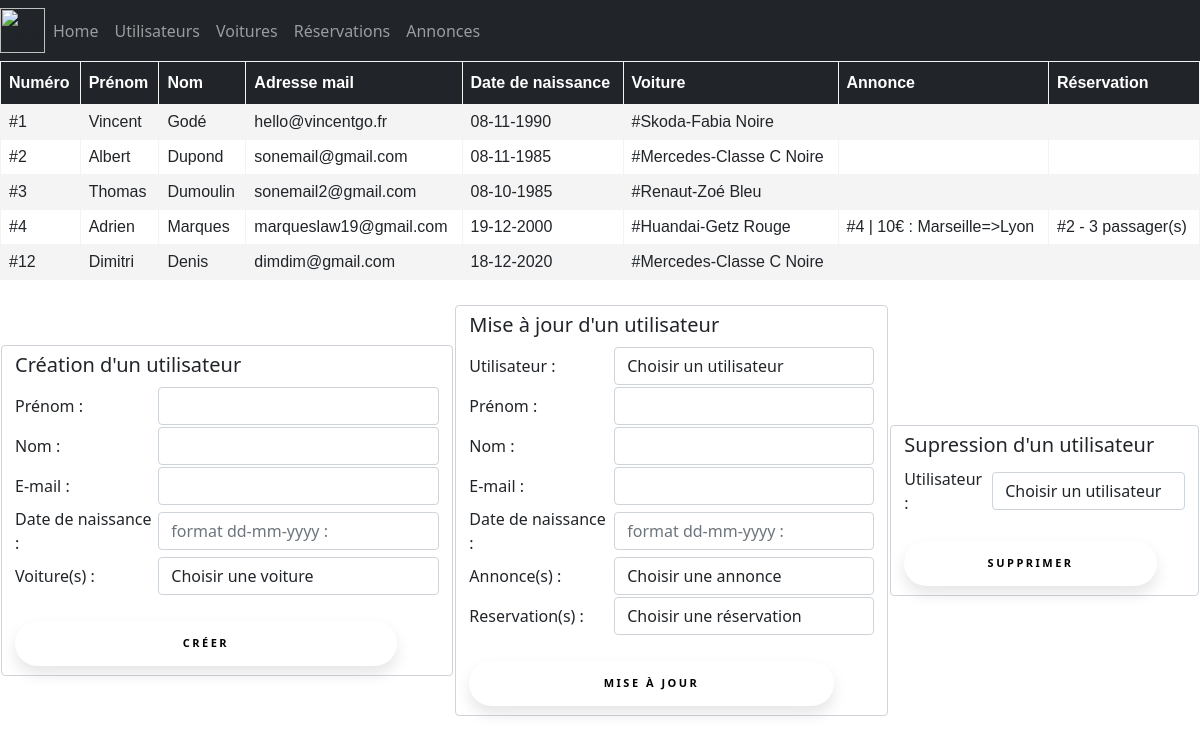
Page /users_crud.php on the committed database.
### tables this page shows
CREATE TABLE `users` (
  `id` int NOT NULL,
  `firstname` varchar(255) NOT NULL,
  `lastname` varchar(255) NOT NULL,
  `email` varchar(255) NOT NULL,
  `birthday` datetime NOT NULL
);

### class/Services/DataBaseService.php (called while the page is built, shortened)
<?php
class DataBaseService
{
    private $connection;
    public function __construct()
    {
        try {
            $this->connection = new PDO(
                'mysql:host=' . self::HOST . ';port=' . self::PORT . ';dbname=' . self::DATABASE_NAME,
                self::MYSQL_USER,
                self::MYSQL_PASSWORD
            );
            $this->connection->exec("SET CHARACTER SET utf8");
        } catch (Exception $e) {
            echo 'Erreur : ' . $e->getMessage();
        }
    }
    public function getUsers(): array
    {
        $users = [];
        $sql = 'SELECT * FROM users';
        $query = $this->connection->query($sql);
        $results = $query->fetchAll(PDO::FETCH_ASSOC);
        if (!empty($results)) {
            $users = $results;
        }
        return $users;
    }
    public function getUserCars(string $userId): array
    {
        $userCars = [];
        $data = [
            'userId' => $userId,
        ];
        $sql = '
            SELECT c.*
            FROM cars as c
            LEFT JOIN users_cars as uc ON uc.car_id = c.id
            WHERE uc.user_id = :userId';
        $query = $this->connection->prepare($sql);
        $query->execute($data);
        $results = $query->fetchAll(PDO::FETCH_ASSOC);
        if (!empty($results)) {
            $userCars = $results;
        }
        return $userCars;
    }
    public function getUserReservations(string $userId): array
    {
        $userReservations = [];
        $data = [
            'userId' => $userId,
        ];
        $sql = '
            SELECT r.*
            FROM reservations as r
            LEFT JOIN users_reservations as ar ON ar.reservation_id = r.id
            WHERE ar.user_id = :userId';
        $query = $this->connection->prepare($sql);
        $query->execute($data);
        $results = $query->fetchAll(PDO::FETCH_ASSOC);
        if (!empty($results)) {
            $userReservations = $results;
        }
        return $userReservations;
    }
    public function getUserAns(string $userId): array
    {
        $userAns = [];
        $data = [
            'userId' => $userId,
        ];
        $sql = '
            SELECT a.*
            FROM announcements as a
            LEFT JOIN users_announcements as ua ON ua.announce_id = a.id
            WHERE ua.user_id = :userId';
        $query = $this->connection->prepare($sql);
        $query->execute($data);
        $results = $query->fetchAll(PDO::FETCH_ASSOC);
        if (!empty($results)) {
            $userAns = $results;
        }
        return $userAns;
    }
}

### class/Services/UsersService.php (called while the page is built, shortened)
<?php
class UsersService
{
    public function getUsers(): array
    {
        $users = [];
        $dataBaseService = new DataBaseService();
        $usersDTO = $dataBaseService->getUsers();
        if (!empty($usersDTO)) {
            foreach ($usersDTO as $userDTO) {
                $user = new User();
                $user->setId($userDTO['id']);
                $user->setFirstname($userDTO['firstname']);
                $user->setLastname($userDTO['lastname']);
                $user->setEmail($userDTO['email']);
                $date = new DateTime($userDTO['birthday']);
                if ($date !== false) {
                    $user->setbirthday($date);
                }
                $cars = $this->getUserCars($userDTO['id']);
                $user->setCars($cars);
                $ans = $this->getUserAns($userDTO['id']);
                $user->setAns($ans);
                $reservations = $this->getUserReservations($userDTO['id']);
                $user->setReservations($reservations);
                $users[] = $user;
            }
        }
        return $users;
    }
    public function getUserCars(string $userId): array
    {
        $userCars = [];
        $dataBaseService = new DataBaseService();
        $usersCarsDTO = $dataBaseService->getUserCars($userId);
        if (!empty($usersCarsDTO)) {
            foreach ($usersCarsDTO as $userCarDTO) {
                $car = new Car();
                $car->setId($userCarDTO['id']);
                $car->setBrand($userCarDTO['brand']);
                $car->setModel($userCarDTO['model']);
                $car->setColor($userCarDTO['color']);
                $car->setNbrSlots($userCarDTO['nbrSlots']);
                $userCars[] = $car;
            }
        }
        return $userCars;
    }
    public function getUserAns(string $userId): array
    {
        $userAns = [];
        $dataBaseService = new DataBaseService();
        $usersAnsDTO = $dataBaseService->getUserAns($userId);
        if (!empty($usersAnsDTO)) {
            foreach ($usersAnsDTO as $userAnDTO) {
                $an = new An();
                $an->setId($userAnDTO['id']);
                $an->setPrice($userAnDTO['price']);
                $an->setDeparture($userAnDTO['departure']);
                $an->setDestination($userAnDTO['destination']);
                $date = new DateTime($userAnDTO['datea']);
                if ($date !== false) {
                    $an->setDate($date);
                }
                $userAns[] = $an;
            }
        }
        return $userAns;
    }
    public function getUserReservations(string $userId): array
    {
        $userReservations = [];
        $dataBaseService = new DataBaseService();
        $usersReservationsDTO = $dataBaseService->getUserReservations($userId);
        if (!empty($usersReservationsDTO)) {
            foreach ($usersReservationsDTO as $userReservationDTO) {
                $reservation = new Reservation();
                $reservation->setId($userReservationDTO['id']);
                $reservation->setNbrPassengers($userReservationDTO['nbrPassengers']);
                $userReservations[] = $reservation;
            }
        }
        return $userReservations;
    }
}

### class/Entities/Car.php (called while the page is built, shortened)
<?php
class Car
{
    public function setId(string $id): self
    {
        return $this;
    }
    public function setBrand(string $brand): self
    {
        return $this;
    }
    public function setModel(string $model): self
    {
        return $this;
    }
    public function setColor(string $color): self
    {
        return $this;
    }
    public function setNbrSlots(int $nbrSlots): self
    {
        return $this;
    }
}

### class/Entities/User.php (called while the page is built, shortened)
<?php
class User
{
    public function setCars(array $cars)
    {
        return $this;
    }
    public function setAns(array $ans)
    {
        return $this;
    }
}

### users_crud.php (the view, shortened to what this page needs)
<head>
    <link href="css/style.css" rel="stylesheet" type="text/css">
  </head>
<?php
include_once 'menu/nav.php';
$controller = new UsersController();
$usersService = new UsersService();
$users= $usersService->getUsers();
$carsService = new CarsService();
$cars = $carsService->getCars();
echo $controller->getUsers();
?>
<br>
<table id="first_table">
    <tr>
        <td>
            <form method="post" action="users_crud.php" name ="userCreateForm">
                <table class='form-control' id="in_1">
                    <tr>
                        <td colspan="2">
                            <h5>Création d'un utilisateur</h5>
                        </td>
                    </tr>
                    <tr>
                        <td>
                            <label for="firstname">Prénom :</label>
                        </td>
                        <td>
                            <input type="text" class="form-control" name="firstname">
                        </td>
                    </tr>
                    <tr>
                        <td>
                            <label for="lastname">Nom :</label>
                        </td>
                        <td>
                            <input type="text" class="form-control" name="lastname">
                        </td>
                    </tr>
                    <tr>
                        <td>
                            <label for="email">E-mail :</label>
                        </td>
                        <td>
                            <input type="text" class="form-control" name="email">
                        </td>
                    </tr>
                    <tr>
                        <td>
                            <label for="birthday">Date de naissance :</label>
                        </td>
                        <td>
                            <input type="text" class="form-control" name="birthday" placeholder="format dd-mm-yyyy :">
                        </td>
                    </tr>
                    <tr>
                        <td>
                            <label for="cars">Voiture(s) :</label>
                        </td>
                        <td>
                            <select name="cars[]" class="form-control" id="an-select">
                                    <option value="" selected disabled>Choisir une voiture</option>
                                    <?php foreach ($cars as $car): ?>
                                        <br />
                                    <?php endforeach; ?>
                            </select>
                        </td>
                    </tr>
                    <tr>
                        <td colspan="2">
                            <br>
                                <input type="submit" class="button" value="Créer">
                            <br>
                        </td>
                    </tr>
                    <tr>
                        <td colspan="2">
                        </td>
                    </tr>
                </table>
            </form>
        </td>
        <td>
            <form method="post" action="users_crud.php" name ="userUpdateForm">
                <table class='form-control' id='in_2'>
                    <tr>
                        <td colspan="2">
                            <h5>Mise à jour d'un utilisateur</h5>
                        </td>
                    </tr>
                    <tr>
                        <td>
                            <label for="id">Utilisateur :</label>
                        </td>
                        <td>
                        <select name="id" class="form-control" id="an-select">
                                <option value="" selected disabled>Choisir un utilisateur</option>
                            </select>
                        </td>
                    </tr>
                    <tr>
                        <td>
                            <label for="firstname">Prénom :</label>
                        </td>
                        <td>
                            <input type="text" class="form-control" name="firstname">
                        </td>
                    </tr>
                    <tr>
                        <td>
                            <label for="lastname">Nom :</label>
                        </td>
                        <td>
                            <input type="text" class="form-control" name="lastname">
                        </td>
                    </tr>
                    <tr>
                        <td>
                            <label for="email">E-mail :</label>
                        </td>
                        <td>
                            <input type="text" class="form-control" name="email">
                        </td>
                    </tr>
                    <tr>
                        <td>
                            <label for="birthday">Date de naissance :</label>
                        </td>
                        <td>
                            <input type="text" class="form-control" name="birthday" placeholder="format dd-mm-yyyy :">
                        </td>
                    </tr>
                    <tr>
                        <td>
                            <label for="ans">Annonce(s) :</label>
                        </td>
                        <td>
                            <select name="ans[]" class="form-control" id="an-select">
                                <option value="" selected disabled>Choisir une annonce</option>
                            </select>
                        </td>
                    </tr>
                    <tr>
                        <td>
                            <label for="reservations">Reservation(s) :</label>
                        </td>
                        <td>
                            <select name="reservations[]" class="form-control" id="reservation-select">
                                <option value="" selected disabled>Choisir une réservation</option>
                            </select>
                        </td>
                    </tr>
                    <tr>
                        <td colspan="2">
                            <br>
                                <input type="submit" class="button" value="Mise à jour">
                            <br>
                        </td>
                    </tr>
                    <tr>
                        <td colspan="2">
                        </td>
                    </tr>
                </table>
            </form>
        </td>
        <td>
            <form method="post" action="users_crud.php" name ="userDeleteForm">
                <table class='form-control' id='in_3'>
                    <tr>
                        <td colspan="2">
                            <h5>Supression d'un utilisateur</h5>
                        </td>
                    </tr>
                    <tr>
                        <td>
                            <label for="id">Utilisateur :</label>
                        </td>
                        <td>
                            <select name="iddel" class="form-control" id="an-select">
                                <option value="" selected disabled>Choisir un utilisateur</option>
                            </select>
                        </td>
                    </tr>
                    <tr>
                        <td colspan="2">
                            <br>
                                <input type="submit" class="button" value="Supprimer">
                            <br>
                        </td>
                    </tr>
                    <tr>
                        <td colspan="2">
                        </td>
                    </tr>
                </table>
            </form>
        </td>
    </tr>
</table>

### class/Controllers/UsersController.php (shortened to what this page needs)
<?php
class UsersController
{
    public function getUsers(): string
    {
        $html = '<table class="table_af">' .
        '<tr>' .
        '<th>Numéro</th>' .
        '<th>Prénom</th>' .
        '<th>Nom</th>' .
        '<th>Adresse mail</th>' .
        '<th>Date de naissance</th>' .
        '<th>Voiture</th>' .
        '<th>Annonce</th>' .
        '<th>Réservation</th>' .
        '</tr>';
        $usersService = new UsersService();
        $users = $usersService->getUsers();
        foreach ($users as $user) {
            $carsHtml = '';
            $ansHtml = '';
            $resHtml = '';
            if (!empty($user->getCars())) {
                foreach ($user->getCars() as $car) {
                    $carsHtml .= '#'.$car->getBrand() . '-' . $car->getModel() . ' ' . $car->getColor() . ' ';
                }
            }
            if (!empty($user->getAns())) {
                foreach ($user->getAns() as $an) {
                    $ansHtml .= '#'.$an->getId(). ' | ' .$an->getPrice() . '€ : ' . $an->getDeparture() . '=>' . $an->getDestination() . ' ';
                }
            }
            if (!empty($user->getReservations())) {
                foreach ($user->getReservations() as $reservation) {
                    $resHtml .= "#".$reservation->getId() . ' - ' . $reservation->getNbrPassengers(). ' passager(s) ';
                }
            }
            $html .=
                '<tr>'.
                '<td>'. '#' . $user->getId() . ' ' . '</td>'.
                '<td>'. $user->getFirstname() . ' ' .'</td>'.
                '<td>'. $user->getLastname() . ' ' .'</td>'.
                '<td>'. $user->getEmail() . ' ' .'</td>'.
                '<td>'. $user->getBirthday()->format('d-m-Y') . ' ' .'</td>'.
                '<td>'. $carsHtml . ' '. '</td>'.
                '<td>'. $ansHtml . ' '. '</td>'.
                '<td>'. $resHtml . ' '. '</td>'.
                '</tr>';
        }
        $html .= '</table>';
        return $html;
    }
}

### rows in the picture
users: id "1", firstname "Vincent", lastname "Godé", email "hello@vincentgo.fr", format "08-11-1990", carsHtml "#Skoda-Fabia Noire"
users: id "2", firstname "Albert", lastname "Dupond", email "sonemail@gmail.com", format "08-11-1985", carsHtml "#Mercedes-Classe C Noire"
users: id "3", firstname "Thomas", lastname "Dumoulin", email "sonemail2@gmail.com", format "08-10-1985", carsHtml "#Renaut-Zoé Bleu"
users: id "4", firstname "Adrien", lastname "Marques", email "marqueslaw19@gmail.com", format "19-12-2000", carsHtml "#Huandai-Getz Rouge", ansHtml "#4 | 10€ : Marseille=>Lyon", resHtml "#2 - 3 passager(s)"
users: id "12", firstname "Dimitri", lastname "Denis", email "dimdim@gmail.com", format "18-12-2020", carsHtml "#Mercedes-Classe C Noire"
